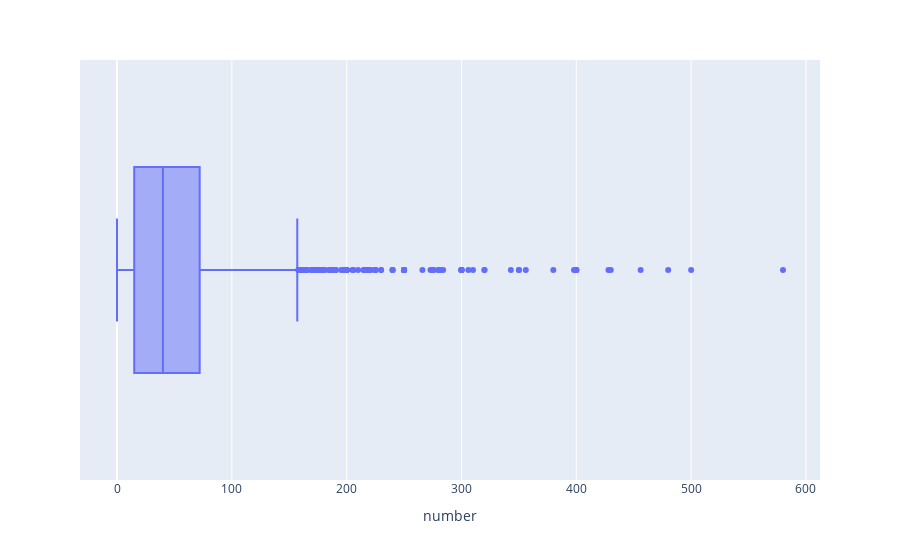

Notebook code for this chart:
### Code cell
fig = px.box(data.query('chain=="да"'), x="number")
fig.show()

### Figure 1 — Plotly figure (JSON) as saved in the notebook; plotly's stock layout.template omitted (floating-point values rounded to 4 significant figures; data arrays with more than 128 entries replaced by an {"elided": "..."} marker saying what was removed)
{"data": [{"alignmentgroup": "True", "hovertemplate": "number=%{x}<extra></extra>", "legendgroup": "", "marker": {"color": "#636efa"}, "name": "", "notched": false, "offsetgroup": "", "orientation": "h", "showlegend": false, "type": "box", "x": {"elided": "2968 int values"}, "x0": " ", "xaxis": "x", "y0": " ", "yaxis": "y"}], "layout": {"boxmode": "group", "legend": {"tracegroupgap": 0}, "margin": {"t": 60}, "xaxis": {"anchor": "y", "domain": [0, 1], "title": {"text": "number"}}, "yaxis": {"anchor": "x", "domain": [0, 1]}}}
